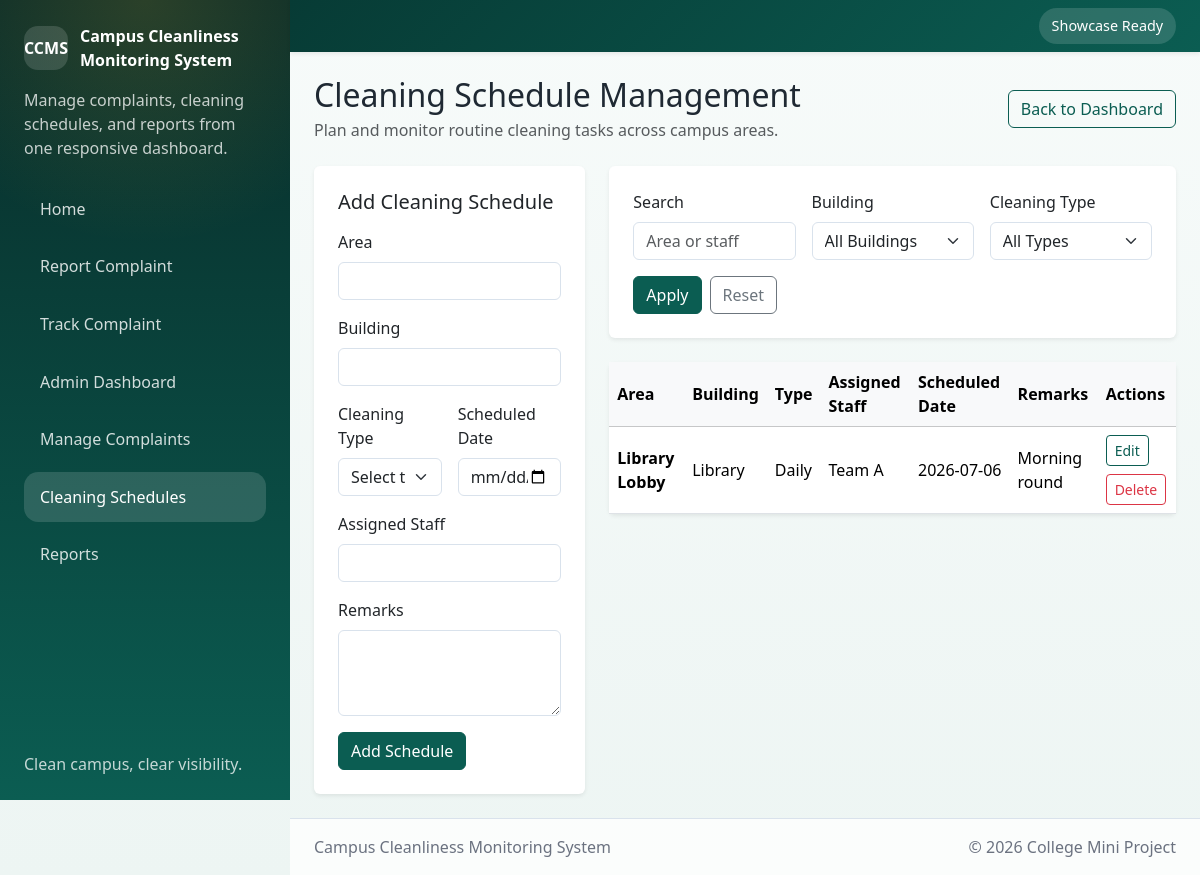
The page /admin/schedules on the database its author committed.
### tables this page shows
CREATE TABLE cleaning_schedules (
            id INTEGER PRIMARY KEY AUTOINCREMENT,
            area TEXT NOT NULL,
            building TEXT NOT NULL,
            cleaning_type TEXT NOT NULL,
            assigned_staff TEXT NOT NULL,
            scheduled_date TEXT NOT NULL,
            remarks TEXT,
            created_at TEXT NOT NULL,
            updated_at TEXT NOT NULL
        );

### app.py (the view, shortened to what this page needs)
@app.route("/admin/schedules", methods=["GET", "POST"])
def manage_schedules():
    filters = fetch_schedule_filters(request.args)
    schedules = fetch_schedules(filters)
    return render_template(
        "manage_schedules.html",
        schedules=schedules,
        filters=filters,
        cleaning_type_options=CLEANING_TYPE_OPTIONS,
        filter_options=get_schedule_filter_options(),
        schedule_form_data={
            "area": "",
            "building": "",
            "cleaning_type": "",
            "assigned_staff": "",
            "scheduled_date": "",
            "remarks": "",
        },
    )

### app.py (called while the page is built)
def get_db():
    if "db" not in g:
        g.db = sqlite3.connect(DATABASE)
        g.db.row_factory = sqlite3.Row
    return g.db

def get_schedule_filter_options():
    db = get_db()
    buildings = db.execute(
        "SELECT DISTINCT building FROM cleaning_schedules WHERE building IS NOT NULL AND building != '' ORDER BY building"
    ).fetchall()
    return {
        "buildings": [row["building"] for row in buildings],
    }

def fetch_schedule_filters(args):
    return {
        "building": args.get("building", "").strip(),
        "cleaning_type": args.get("cleaning_type", "").strip(),
        "search": args.get("search", "").strip(),
    }

def fetch_schedules(filters):
    where_clauses = []
    params = []
    if filters["building"]:
        where_clauses.append("building = ?")
        params.append(filters["building"])
    if filters["cleaning_type"]:
        where_clauses.append("cleaning_type = ?")
        params.append(filters["cleaning_type"])
    if filters["search"]:
        where_clauses.append("(area LIKE ? OR assigned_staff LIKE ?)")
        search_value = f"%{filters['search']}%"
        params.extend([search_value, search_value])
    where_sql = f"WHERE {' AND '.join(where_clauses)}" if where_clauses else ""
    db = get_db()
    return db.execute(
        f"""
        SELECT *
        FROM cleaning_schedules
        {where_sql}
        ORDER BY date(scheduled_date) ASC, datetime(updated_at) DESC
        """,
        params,
    ).fetchall()

@app.context_processor
def inject_now():
    return {
        "current_year": datetime.now().year,
        "status_options": STATUS_OPTIONS,
    }

@app.teardown_appcontext
def teardown_db(error):
    close_db(error)

### templates/manage_schedules.html (shortened to what this page needs)
{% extends "base.html" %}
{% block content %}
<div class="d-flex flex-column flex-md-row justify-content-between align-items-md-center gap-3 mb-4">
    <div>
        <h1 class="h2 mb-1">Cleaning Schedule Management</h1>
        <p class="text-muted mb-0">Plan and monitor routine cleaning tasks across campus areas.</p>
    </div>
    <a href="{{ url_for('admin_dashboard') }}" class="btn btn-outline-primary">Back to Dashboard</a>
</div>
<section class="row g-4">
    <div class="col-xl-4">
        <div class="card shadow-sm border-0 h-100">
            <div class="card-body p-4">
                <h2 class="h5 mb-3">Add Cleaning Schedule</h2>
                <form method="post" class="row g-3">
                    <div class="col-12">
                        <label class="form-label">Area</label>
                        <input type="text" class="form-control" name="area" required>
                    </div>
                    <div class="col-12">
                        <label class="form-label">Building</label>
                        <input type="text" class="form-control" name="building" required>
                    </div>
                    <div class="col-md-6">
                        <label class="form-label">Cleaning Type</label>
                        <select class="form-select" name="cleaning_type" required>
                            <option value="">Select type</option>
                        </select>
                    </div>
                    <div class="col-md-6">
                        <label class="form-label">Scheduled Date</label>
                        <input type="date" class="form-control" name="scheduled_date" required>
                    </div>
                    <div class="col-12">
                        <label class="form-label">Assigned Staff</label>
                        <input type="text" class="form-control" name="assigned_staff" required>
                    </div>
                    <div class="col-12">
                        <label class="form-label">Remarks</label>
                        <textarea class="form-control" name="remarks" rows="3" maxlength="1000"></textarea>
                    </div>
                    <div class="col-12">
                        <button type="submit" class="btn btn-primary">Add Schedule</button>
                    </div>
                </form>
            </div>
        </div>
    </div>
    <div class="col-xl-8">
        <div class="card shadow-sm border-0 mb-4">
            <div class="card-body p-4">
                <form method="get" class="row g-3">
                    <div class="col-md-4">
                        <label class="form-label">Search</label>
                        <input type="text" class="form-control" name="search" value="{{ filters.search }}" placeholder="Area or staff">
                    </div>
                    <div class="col-md-4">
                        <label class="form-label">Building</label>
                        <select class="form-select" name="building">
                            <option value="">All Buildings</option>
                        </select>
                    </div>
                    <div class="col-md-4">
                        <label class="form-label">Cleaning Type</label>
                        <select class="form-select" name="cleaning_type">
                            <option value="">All Types</option>
                        </select>
                    </div>
                    <div class="col-12 d-flex gap-2">
                        <button type="submit" class="btn btn-primary">Apply</button>
                        <a href="{{ url_for('manage_schedules') }}" class="btn btn-outline-secondary">Reset</a>
                    </div>
                </form>
            </div>
        </div>
        <div class="card shadow-sm border-0">
            <div class="card-body p-0">
                {% set query_string = request.query_string.decode() %}
                <div class="table-responsive">
                    <table class="table table-hover align-middle mb-0">
                        <thead class="table-light">
                            <tr>
                                <th>Area</th>
                                <th>Building</th>
                                <th>Type</th>
                                <th>Assigned Staff</th>
                                <th>Scheduled Date</th>
                                <th>Remarks</th>
                                <th>Actions</th>
                            </tr>
                        </thead>
                        <tbody>
                            {% if schedules %}
                                {% for schedule in schedules %}
                                    <tr>
                                        <td class="fw-semibold">{{ schedule["area"] }}</td>
                                        <td>{{ schedule["building"] }}</td>
                                        <td>{{ schedule["cleaning_type"] }}</td>
                                        <td>{{ schedule["assigned_staff"] }}</td>
                                        <td>{{ schedule["scheduled_date"] }}</td>
                                        <td>{{ schedule["remarks"] or "No remarks" }}</td>
                                        <td>
                                            <div class="d-flex flex-wrap gap-2">
                                                <button type="button" class="btn btn-sm btn-outline-primary" data-bs-toggle="modal" data-bs-target="#editScheduleModal{{ schedule['id'] }}">Edit</button>
                                                <form method="post" action="{{ url_for('delete_schedule', schedule_id=schedule['id']) }}{% if query_string %}?{{ query_string }}{% endif %}" class="d-inline delete-schedule-form">
                                                    <button type="submit" class="btn btn-sm btn-outline-danger">Delete</button>
                                                </form>
                                            </div>
                                        </td>
                                    </tr>
                                {% endfor %}
                            {% else %}
                                <tr>
                                    <td colspan="7" class="text-center py-5 text-muted">No cleaning schedules found.</td>
                                </tr>
                            {% endif %}
                        </tbody>
                    </table>
                </div>
            </div>
        </div>
    </div>
</section>
{% endblock %}

### static/css/style.css (style rules this page uses)
:root { --primary-color: #0b5d52; --primary-dark: #073b35; --secondary-color: #f4f7f6; --accent-color: #f0b429; --text-color: #1f2933; --muted-color: #6b7280; --border-color: #d9e2ec; }
body { background: linear-gradient(180deg, #f7fbfa 0%, #edf5f3 100%); color: var(--text-color); min-height: 100vh; }
.form-card .form-control, .form-card .form-select, #complaint_id, .form-control, .form-select { border-color: var(--border-color); }
.btn-primary { background-color: var(--primary-color); border-color: var(--primary-color); }
.btn-outline-primary { color: var(--primary-color); border-color: var(--primary-color); }
.table td, .table th { vertical-align: middle; }

### rows shown on the page
cleaning_schedules: area "Library Lobby", building "Library", cleaning_type "Daily", assigned_staff "Team A", scheduled_date "2026-07-06", remarks "Morning round"

### other values the page prints
{{ label }} "Home" "Report Complaint" "Track Complaint" "Admin Dashboard" "Manage Complaints" "Cleaning Schedules" "Reports"
